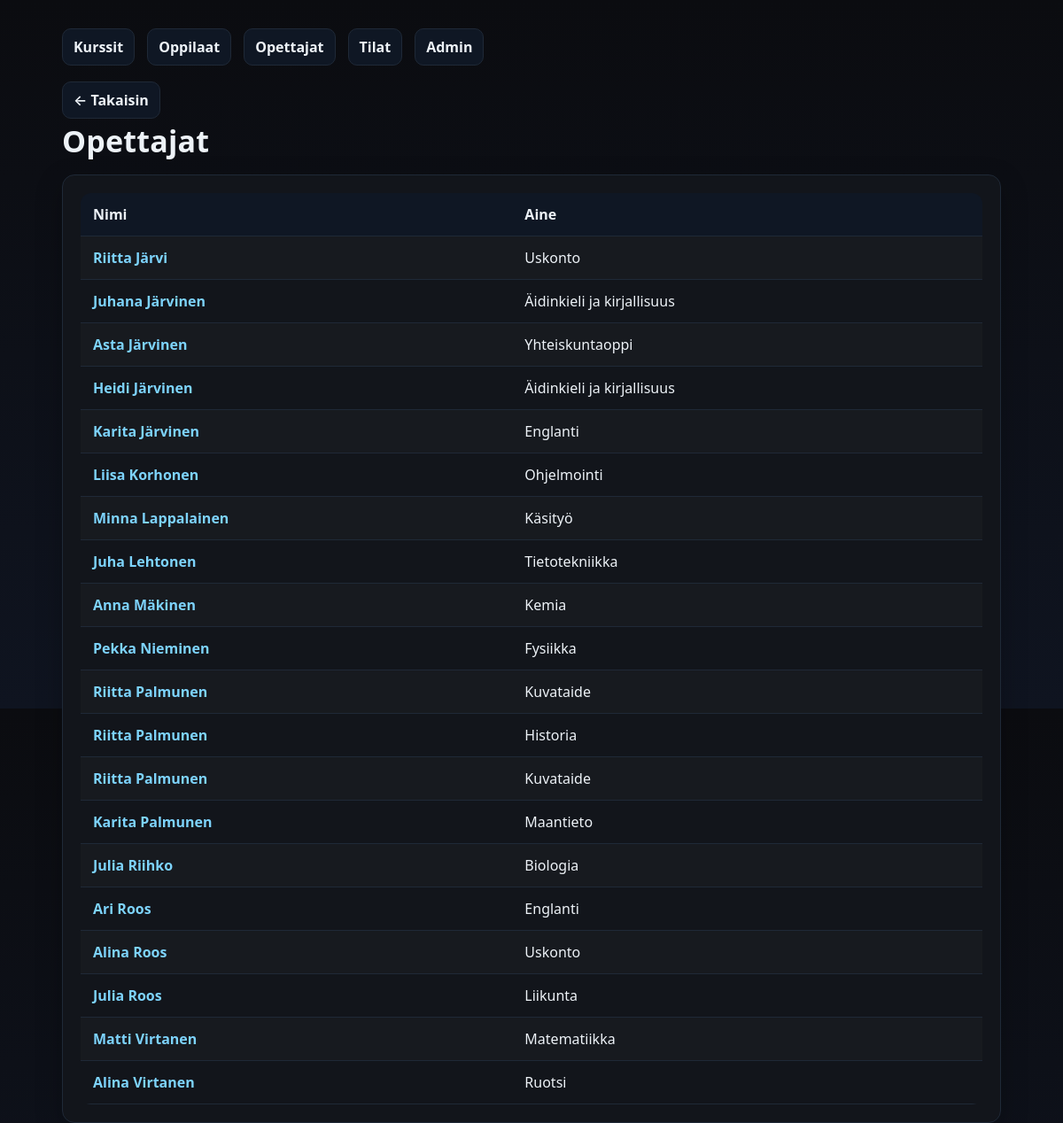
The app's page /kurssienhallinta/opettajat.php with its own data.
### tables this page shows
CREATE TABLE `opettajat` (
  `opettaja_id` int(11) NOT NULL,
  `etunimi` varchar(50) NOT NULL,
  `sukunimi` varchar(50) NOT NULL,
  `aine` varchar(100) NOT NULL
);

### kurssienhallinta/opettajat.php (the view, shortened to what this page needs)
<?php
$pdo = getPDO();
$op = $pdo->query("SELECT opettaja_id, etunimi, sukunimi, aine FROM opettajat ORDER BY sukunimi")->fetchAll();
?>
<!doctype html>
<html lang="fi">
<head>
  <link rel="stylesheet" href="styles.css">
</head>
<body>
  <div class="container">
    <div class="nav">
      <a href="index.php">Kurssit</a>
      <a href="oppilaat.php">Oppilaat</a>
      <a href="opettajat.php">Opettajat</a>
      <a href="tilat.php">Tilat</a>
      <a href="admin.php">Admin</a>
    </div>
    <a class="back" href="index.php">← Takaisin</a>
    <h1 class="page-title">Opettajat</h1>
    <div class="card table-wrap">
      <table>
        <thead>
          <tr>
            <th>Nimi</th>
            <th>Aine</th>
          </tr>
        </thead>
        <tbody>
          <?php if (!$op): ?>
            <tr><td colspan="2" class="muted">Ei opettajia.</td></tr>
          <?php else: ?>
            <?php foreach($op as $o): ?>
            <tr>
              <td>
                <a href="opettaja.php?id=<?= (int)$o['opettaja_id'] ?>">
                  <?= htmlspecialchars($o['etunimi'].' '.$o['sukunimi']) ?>
                </a>
              </td>
              <td><?= htmlspecialchars($o['aine']) ?></td>
            </tr>
            <?php endforeach; ?>
          <?php endif; ?>
        </tbody>
      </table>
    </div>
  </div>
</body>
</html>

### kurssienhallinta/styles.css (style rules this page uses)
:root { --bg:#0b0c10; --card:#12151b; --muted:#98a2b3; --text:#edf2f7; --accent:#6ea8fe; --danger:#ef4444; --border:#1f2937; }
* { box-sizing:border-box }
html,body { height:100% }
body { margin:0; font:16px/1.5 system-ui,-apple-system,Segoe UI,Roboto,Ubuntu,'Helvetica Neue',Arial; background:linear-gradient(180deg,#0b0c10 0%, #0f1420 100%); color:var(--text); }
.container { max-width:1100px;margin:32px auto;padding:0 20px }
.card { background:var(--card); border:1px solid var(--border); border-radius:14px; padding:20px; box-shadow:0 10px 30px rgba(0,0,0,.25); }
.page-title { margin:0 0 12px; font-size:clamp(24px,3.2vw,34px); letter-spacing:.2px; }
.nav { display:flex;gap:14px;flex-wrap:wrap;margin:0 0 18px }
.nav a,.back { color:var(--text); text-decoration:none; background:#0f1724; border:1px solid var(--border); padding:8px 12px;border-radius:10px; transition:all .15s ease; }
.back { display:inline-flex;align-items:center;gap:8px }
.table-wrap { overflow:auto }
table { width:100%;border-collapse:collapse;border-radius:12px;overflow:hidden }
th,td { padding:12px 14px;border-bottom:1px solid var(--border);text-align:left;vertical-align:top }
thead th { background:#0f1724;font-weight:600 }
tbody tr:nth-child(odd) { background:rgba(255,255,255,.02) }
a { color: #7dd3fc; text-decoration: none; font-weight: 600; transition: color .15s ease; }

### records on screen
opettajat: etunimi+sukunimi "Riitta Järvi", aine "Uskonto"
opettajat: etunimi+sukunimi "Juhana Järvinen", aine "Äidinkieli ja kirjallisuus"
opettajat: etunimi+sukunimi "Asta Järvinen", aine "Yhteiskuntaoppi"
opettajat: etunimi+sukunimi "Heidi Järvinen", aine "Äidinkieli ja kirjallisuus"
opettajat: etunimi+sukunimi "Karita Järvinen", aine "Englanti"
opettajat: etunimi+sukunimi "Liisa Korhonen", aine "Ohjelmointi"
opettajat: etunimi+sukunimi "Minna Lappalainen", aine "Käsityö"
opettajat: etunimi+sukunimi "Juha Lehtonen", aine "Tietotekniikka"
opettajat: etunimi+sukunimi "Anna Mäkinen", aine "Kemia"
opettajat: etunimi+sukunimi "Pekka Nieminen", aine "Fysiikka"
opettajat: etunimi+sukunimi "Riitta Palmunen", aine "Kuvataide"
opettajat: etunimi+sukunimi "Riitta Palmunen", aine "Historia"
opettajat: etunimi+sukunimi "Riitta Palmunen", aine "Kuvataide"
opettajat: etunimi+sukunimi "Karita Palmunen", aine "Maantieto"
opettajat: etunimi+sukunimi "Julia Riihko", aine "Biologia"
opettajat: etunimi+sukunimi "Ari Roos", aine "Englanti"
opettajat: etunimi+sukunimi "Alina Roos", aine "Uskonto"
opettajat: etunimi+sukunimi "Julia Roos", aine "Liikunta"
opettajat: etunimi+sukunimi "Matti Virtanen", aine "Matematiikka"
opettajat: etunimi+sukunimi "Alina Virtanen", aine "Ruotsi"
